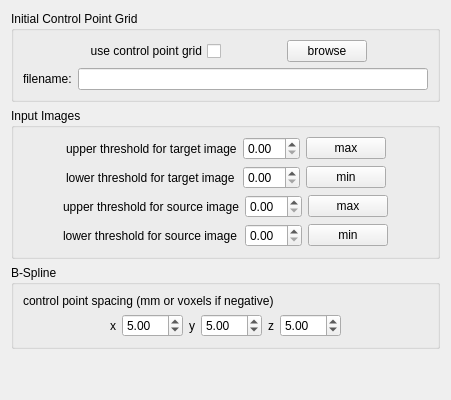
     <widget class="QWidget" name="tabWidgetPage4">
      <attribute name="title">
       <string>Non-Rigid</string>
      </attribute>
      <layout class="QVBoxLayout" name="verticalLayout_15">
       <item>
        <widget class="QGroupBox" name="m_NonRigidInitialControlPointGridGroupBox">
         <property name="title">
          <string>Initial Control Point Grid</string>
         </property>
         <layout class="QVBoxLayout" name="verticalLayout_2">
          <item>
           <layout class="QVBoxLayout" name="verticalLayout_10">
            <property name="bottomMargin">
             <number>0</number>
            </property>
            <item>
             <layout class="QHBoxLayout" name="horizontalLayout_10">
              <property name="bottomMargin">
               <number>0</number>
              </property>
              <item>
               <spacer name="horizontalSpacer_15">
                <property name="orientation">
                 <enum>Qt::Horizontal</enum>
                </property>
                <property name="sizeHint" stdset="0">
                 <size>
                  <width>40</width>
                  <height>20</height>
                 </size>
                </property>
               </spacer>
              </item>
              <item>
               <widget class="QCheckBox" name="m_NonRigidInputControlPointCheckBox">
                <property name="layoutDirection">
                 <enum>Qt::RightToLeft</enum>
                </property>
                <property name="text">
                 <string>use control point grid</string>
                </property>
               </widget>
              </item>
              <item>
               <spacer name="horizontalSpacer_8">
                <property name="orientation">
                 <enum>Qt::Horizontal</enum>
                </property>
                <property name="sizeHint" stdset="0">
                 <size>
                  <width>40</width>
                  <height>20</height>
                 </size>
                </property>
               </spacer>
              </item>
              <item>
               <widget class="QPushButton" name="m_NonRigidInputControlPointBrowsePushButton">
                <property name="text">
                 <string>browse</string>
                </property>
               </widget>
              </item>
              <item>
               <spacer name="horizontalSpacer_16">
                <property name="orientation">
                 <enum>Qt::Horizontal</enum>
                </property>
                <property name="sizeHint" stdset="0">
                 <size>
                  <width>40</width>
                  <height>20</height>
                 </size>
                </property>
               </spacer>
              </item>
             </layout>
            </item>
            <item>
             <layout class="QHBoxLayout" name="horizontalLayout_11">
              <property name="bottomMargin">
               <number>0</number>
              </property>
              <item>
               <widget class="QLabel" name="m_NonRigidInputControlPointFileNameLabel">
                <property name="layoutDirection">
                 <enum>Qt::LeftToRight</enum>
                </property>
                <property name="text">
                 <string>filename:</string>
                </property>
               </widget>
              </item>
              <item>
               <widget class="QLineEdit" name="m_NonRigidInputControlPointFileNameLineEdit">
                <property name="layoutDirection">
                 <enum>Qt::LeftToRight</enum>
                </property>
                <property name="readOnly">
                 <bool>true</bool>
                </property>
               </widget>
              </item>
             </layout>
            </item>
           </layout>
          </item>
         </layout>
        </widget>
       </item>
       <item>
        <widget class="QGroupBox" name="m_NonRigidInputImagesGroupBox">
         <property name="title">
          <string>Input Images</string>
         </property>
         <layout class="QVBoxLayout" name="verticalLayout_5">
          <item>
           <layout class="QGridLayout" name="gridLayout_8">
            <property name="bottomMargin">
             <number>0</number>
            </property>
            <item row="0" column="4">
             <spacer name="horizontalSpacer_2">
              <property name="orientation">
               <enum>Qt::Horizontal</enum>
              </property>
              <property name="sizeHint" stdset="0">
               <size>
                <width>40</width>
                <height>20</height>
               </size>
              </property>
             </spacer>
            </item>
            <item row="0" column="1">
             <widget class="QLabel" name="m_UpperThresholdTargetImageLabel">
              <property name="text">
               <string>upper threshold for target image</string>
              </property>
             </widget>
            </item>
            <item row="1" column="1">
             <widget class="QLabel" name="m_LowerThresholdTargetImageLabel">
              <property name="layoutDirection">
               <enum>Qt::LeftToRight</enum>
              </property>
              <property name="text">
               <string>lower threshold for target image</string>
              </property>
             </widget>
            </item>
            <item row="1" column="2">
             <widget class="QDoubleSpinBox" name="m_LowerThresholdTargetImageDoubleSpinBox"/>
            </item>
            <item row="0" column="2">
             <widget class="QDoubleSpinBox" name="m_UpperThresholdTargetImageDoubleSpinBox"/>
            </item>
            <item row="0" column="3">
             <widget class="QPushButton" name="m_UpperThresholdTargetImageAutoPushButton">
              <property name="text">
               <string>max</string>
              </property>
             </widget>
            </item>
            <item row="1" column="3">
             <widget class="QPushButton" name="m_LowerThresholdTargetImageAutoPushButton">
              <property name="text">
               <string>min</string>
              </property>
             </widget>
            </item>
            <item row="1" column="0">
             <spacer name="horizontalSpacer_10">
              <property name="orientation">
               <enum>Qt::Horizontal</enum>
              </property>
              <property name="sizeHint" stdset="0">
               <size>
                <width>40</width>
                <height>20</height>
               </size>
              </property>
             </spacer>
            </item>
           </layout>
          </item>
          <item>
           <layout class="QGridLayout" name="gridLayout_10">
            <property name="bottomMargin">
             <number>0</number>
            </property>
            <item row="0" column="4">
             <spacer name="horizontalSpacer_3">
              <property name="orientation">
               <enum>Qt::Horizontal</enum>
              </property>
              <property name="sizeHint" stdset="0">
               <size>
                <width>40</width>
                <height>20</height>
               </size>
              </property>
             </spacer>
            </item>
            <item row="0" column="1">
             <widget class="QLabel" name="m_UpperThresholdSourceImageLabel">
              <property name="text">
               <string>upper threshold for source image</string>
              </property>
             </widget>
            </item>
            <item row="1" column="1">
             <widget class="QLabel" name="m_LowerThresholdSourceImageLabel">
              <property name="text">
               <string>lower threshold for source image</string>
              </property>
             </widget>
            </item>
            <item row="1" column="2">
             <widget class="QDoubleSpinBox" name="m_LowerThresholdSourceImageDoubleSpinBox"/>
            </item>
            <item row="0" column="2">
             <widget class="QDoubleSpinBox" name="m_UpperThresholdSourceImageDoubleSpinBox"/>
            </item>
            <item row="0" column="3">
             <widget class="QPushButton" name="m_UpperThresholdSourceImageAutoPushButton">
              <property name="text">
               <string>max</string>
              </property>
             </widget>
            </item>
            <item row="1" column="3">
             <widget class="QPushButton" name="m_LowerThresholdSourceImageAutoPushButton">
              <property name="text">
               <string>min</string>
              </property>
             </widget>
            </item>
            <item row="1" column="0">
             <spacer name="horizontalSpacer_11">
              <property name="orientation">
               <enum>Qt::Horizontal</enum>
              </property>
              <property name="sizeHint" stdset="0">
               <size>
                <width>40</width>
                <height>20</height>
               </size>
              </property>
             </spacer>
            </item>
           </layout>
          </item>
         </layout>
        </widget>
       </item>
       <item>
        <widget class="QGroupBox" name="m_NonRigidBSplineGroupBox">
         <property name="title">
          <string>B-Spline</string>
         </property>
         <layout class="QVBoxLayout" name="verticalLayout_8">
          <item>
           <widget class="QLabel" name="m_ControlPointSpacingLabel">
            <property name="text">
             <string>control point spacing (mm or voxels if negative)</string>
            </property>
            <property name="alignment">
             <set>Qt::AlignLeading|Qt::AlignLeft|Qt::AlignVCenter</set>
            </property>
           </widget>
          </item>
          <item>
           <layout class="QGridLayout" name="gridLayout_7">
            <property name="bottomMargin">
             <number>0</number>
            </property>
            <item row="1" column="1">
             <widget class="QLabel" name="m_ControlPointSpacingXLabel">
              <property name="text">
               <string>x</string>
              </property>
              <property name="alignment">
               <set>Qt::AlignRight|Qt::AlignTrailing|Qt::AlignVCenter</set>
              </property>
             </widget>
            </item>
            <item row="1" column="2">
             <widget class="QDoubleSpinBox" name="m_ControlPointSpacingXDoubleSpinBox">
              <property name="minimum">
               <double>-10.000000000000000</double>
              </property>
              <property name="maximum">
               <double>50.000000000000000</double>
              </property>
              <property name="value">
               <double>5.000000000000000</double>
              </property>
             </widget>
            </item>
            <item row="1" column="3">
             <widget class="QLabel" name="m_ControlPointSpacingYLabel">
              <property name="text">
               <string>y</string>
              </property>
              <property name="alignment">
               <set>Qt::AlignRight|Qt::AlignTrailing|Qt::AlignVCenter</set>
              </property>
             </widget>
            </item>
            <item row="1" column="4">
             <widget class="QDoubleSpinBox" name="m_ControlPointSpacingYDoubleSpinBox">
              <property name="minimum">
               <double>-10.000000000000000</double>
              </property>
              <property name="maximum">
               <double>50.000000000000000</double>
              </property>
              <property name="value">
               <double>5.000000000000000</double>
              </property>
             </widget>
            </item>
            <item row="1" column="5">
             <widget class="QLabel" name="m_ControlPointSpacingZLabel">
              <property name="text">
               <string>z</string>
              </property>
              <property name="alignment">
               <set>Qt::AlignRight|Qt::AlignTrailing|Qt::AlignVCenter</set>
              </property>
             </widget>
            </item>
            <item row="1" column="6">
             <widget class="QDoubleSpinBox" name="m_ControlPointSpacingZDoubleSpinBox">
              <property name="minimum">
               <double>-10.000000000000000</double>
              </property>
              <property name="maximum">
               <double>50.000000000000000</double>
              </property>
              <property name="value">
               <double>5.000000000000000</double>
              </property>
             </widget>
            </item>
            <item row="1" column="0">
             <spacer name="horizontalSpacer_29">
              <property name="orientation">
               <enum>Qt::Horizontal</enum>
              </property>
              <property name="sizeHint" stdset="0">
               <size>
                <width>40</width>
                <height>20</height>
               </size>
              </property>
             </spacer>
            </item>
            <item row="1" column="7">
             <spacer name="horizontalSpacer_30">
              <property name="orientation">
               <enum>Qt::Horizontal</enum>
              </property>
              <property name="sizeHint" stdset="0">
               <size>
                <width>40</width>
                <height>20</height>
               </size>
              </property>
             </spacer>
            </item>
           </layout>
          </item>
         </layout>
        </widget>
       </item>
       <item>
        <spacer name="verticalSpacer_5">
         <property name="orientation">
          <enum>Qt::Vertical</enum>
         </property>
         <property name="sizeHint" stdset="0">
          <size>
           <width>20</width>
           <height>40</height>
          </size>
         </property>
        </spacer>
       </item>
      </layout>
     </widget>
